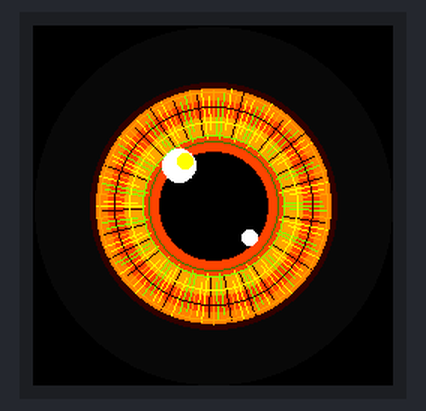
Bench run of a sketch on a simulated ESP32-C3. Shown: 240×240 colour display. Random numbers use the default seed unless the sketch sets one; what the sketch prints to the serial monitor is not drawn.

Above: at 0.7 s.
At 4.55 s:
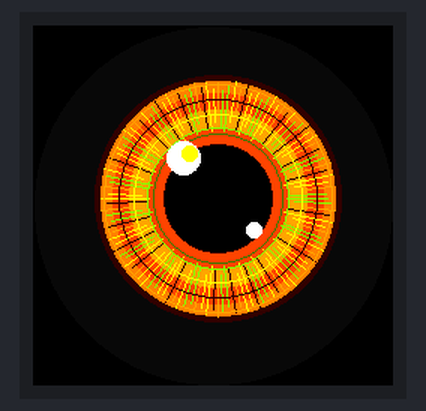
At 8.39 s:
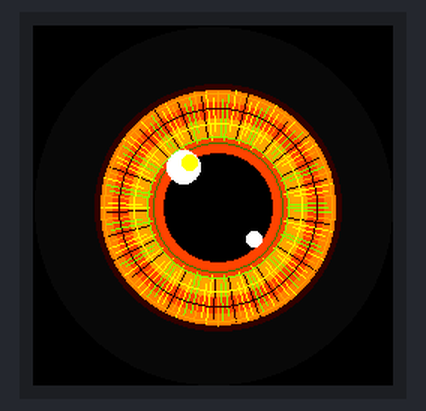
At 16.28 s:
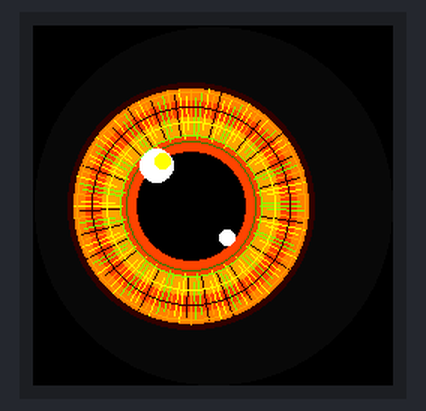
At 31.1 s:
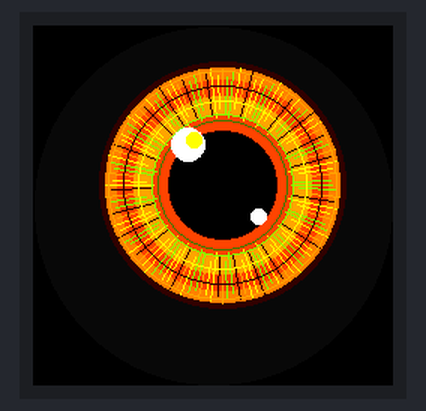
At 31.74 s:
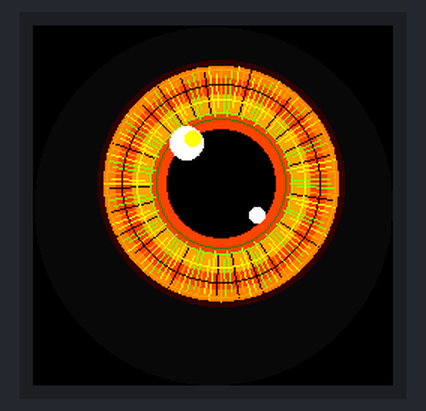

The sketch:

Halloween_MASTER_ESPNOW.ino
```cpp
#include <Arduino_GFX_Library.h>
#include <math.h>
#include <string.h>

#include <WiFi.h>
#include <esp_now.h>
#include <esp_wifi.h>
#include <esp_arduino_version.h>

#define ESPNOW_CHANNEL 1

typedef struct __attribute__((packed)) {
  uint32_t seq;
  float pupilX;
  float pupilY;
  float openness;
} EyePacket;


// ESP32-C3 Super Mini + GC9A01 240x240
// Realistic blue eye: almond-shaped sclera, iris texture, eyelids and smooth motion.
// Uses a full-frame canvas to reduce visible flicker.

#define TFT_SCK   4
#define TFT_MOSI  6
#define TFT_CS    7
#define TFT_DC    2
#define TFT_RST   3

Arduino_DataBus *bus = new Arduino_ESP32SPI(
  TFT_DC, TFT_CS, TFT_SCK, TFT_MOSI, GFX_NOT_DEFINED, FSPI
);
Arduino_GC9A01 *panel = new Arduino_GC9A01(bus, TFT_RST, 0, true);
Arduino_Canvas *gfx = new Arduino_Canvas(240, 240, panel);

#define BLACK       0x0000
#define WHITE       0xFFFF
#define OFFWHITE    0xFFDF
#define SCLERA      0xF7DE
#define REDVEIN     0xE8A8
#define DARKRED     0xA8A4
#define SKIN        0xD3AA
#define SKINLIGHT   0xF5D2
#define SKINDARK    0x8A45
#define LASH        0x2104
#define IRISDARK    0x3000
#define IRISBLUE    0xFC00
#define BLUE        0xFA20
#define CYAN        0xFD20
#define PALEBLUE    0xFFE0
#define GOLD        0x87E0
#define DARKGOLD    0x43A0

const int CX = 120;
const int CY = 120;

float pupilX = 0, pupilY = 0;
float targetX = 0, targetY = 0;
unsigned long nextLook = 0, nextBlink = 0, blinkStart = 0;
bool blinking = false;

float smoothStep(float a, float b, float t) {
  return a + (b - a) * t;
}

// Eye-opening half width at a given y. Almond-shaped, with pointed corners.
int eyeHalfWidth(float y, float halfH, float halfW) {
  float n = fabsf(y / halfH);
  if (n >= 1.0f) return 0;
  float taper = sqrtf(1.0f - n * n);
  // Sharper at the corners, fuller through the middle.
  return (int)(halfW * taper * (0.28f + 0.72f * (1.0f - n)));
}

bool insideEye(int x, int y, int halfH, int halfW) {
  int hw = eyeHalfWidth((float)y, (float)halfH, (float)halfW);
  return abs(x) <= hw;
}

void drawEyeShape(int halfH, int halfW, uint16_t color) {
  for (int y = -halfH; y <= halfH; y++) {
    int hw = eyeHalfWidth((float)y, (float)halfH, (float)halfW);
    if (hw > 0) gfx->drawFastHLine(CX - hw, CY + y, hw * 2 + 1, color);
  }
}

void drawCurvedLid(int halfH, int halfW, uint16_t color, int thickness) {
  for (int t = 0; t < thickness; t++) {
    int hh = halfH + t;
    int hw = halfW + t / 2;
    int px = CX - hw, py = CY;
    for (int x = -hw; x <= hw; x++) {
      float n = (float)x / (float)hw;
      int y = (int)(-hh * sqrtf(fmaxf(0.0f, 1.0f - n*n)) * 0.64f);
      int sx = CX + x, sy = CY + y;
      if (x != -hw) gfx->drawLine(px, py, sx, sy, color);
      px = sx; py = sy;
    }
  }
}

void drawLowerLid(int halfH, int halfW, uint16_t color, int thickness) {
  for (int t = 0; t < thickness; t++) {
    int hh = halfH + t;
    int hw = halfW + t / 2;
    int px = CX - hw, py = CY;
    for (int x = -hw; x <= hw; x++) {
      float n = (float)x / (float)hw;
      int y = (int)(hh * sqrtf(fmaxf(0.0f, 1.0f - n*n)) * 0.64f);
      int sx = CX + x, sy = CY + y;
      if (x != -hw) gfx->drawLine(px, py, sx, sy, color);
      px = sx; py = sy;
    }
  }
}

void drawIris(int ix, int iy) {
  // Iris scaled down to stay inside the circular display while allowing gaze movement.
  gfx->fillCircle(ix, iy, 82, IRISDARK);
  gfx->fillCircle(ix, iy, 78, IRISBLUE);
  gfx->fillCircle(ix, iy, 70, BLUE);
  gfx->fillCircle(ix, iy, 59, CYAN);
  gfx->fillCircle(ix, iy, 47, BLUE);

  // Dense Halloween radial fibers: orange ember tones with toxic-green accents.
  for (int a = 0; a < 360; a += 3) {
    float r = a * PI / 180.0f;
    int inner = 46 + (a % 4) * 2;
    int outer = 73 + (a % 7);
    uint16_t c;
    if ((a % 21) < 4) c = GOLD;
    else if ((a % 12) < 4) c = PALEBLUE;
    else if ((a % 6) < 3) c = CYAN;
    else c = IRISDARK;
    int x1 = ix + (int)(inner * cosf(r));
    int y1 = iy + (int)(inner * sinf(r));
    int x2 = ix + (int)(outer * cosf(r));
    int y2 = iy + (int)(outer * sinf(r));
    gfx->drawLine(x1, y1, x2, y2, c);
  }

  // Multiple fine concentric rings add depth and a natural iris texture.
  gfx->drawCircle(ix, iy, 76, CYAN);
  gfx->drawCircle(ix, iy, 66, IRISDARK);
  gfx->drawCircle(ix, iy, 56, PALEBLUE);
  gfx->drawCircle(ix, iy, 47, GOLD);
  gfx->drawCircle(ix, iy, 43, DARKGOLD);

  // Enlarged pupil, kept central and glossy.
  gfx->fillCircle(ix, iy, 36, BLACK);
  gfx->drawCircle(ix, iy, 36, IRISDARK);

  // Catchlights on the iris/pupil.
  gfx->fillCircle(ix - 23, iy - 27, 11, WHITE);
  gfx->fillCircle(ix - 19, iy - 30, 5, PALEBLUE);
  gfx->fillCircle(ix + 24, iy + 21, 5, WHITE);
}

void drawEye(float px, float py, float openness) {
  gfx->fillScreen(BLACK);

  // Slightly offset iris movement, limited so it stays inside the round display.
  int ix = CX + (int)(px * 0.75f);
  int iy = CY + (int)(py * 0.65f);

  // Dark circular background and safe margin around the iris.
  gfx->fillCircle(CX, CY, 119, 0x0841);
  drawIris(ix, iy);

  // Blink with a black shutter only: no skin/cream-colored eyelid.
  // Two black panels slide toward the center and then reopen.
  if (openness < 0.98f) {
    int coverH = (int)((1.0f - openness) * 120.0f);
    if (coverH > 0) {
      gfx->fillRect(0, 0, 240, coverH, BLACK);
      gfx->fillRect(0, 240 - coverH, 240, coverH, BLACK);
    }
    if (openness < 0.18f) {
      gfx->fillRect(0, 0, 240, 240, BLACK);
    }
  }

  gfx->flush();
}


volatile uint32_t radioSuccessCount = 0;
volatile uint32_t radioFailCount = 0;

#if ESP_ARDUINO_VERSION_MAJOR >= 3
void onDataSent(const wifi_tx_info_t *tx_info, esp_now_send_status_t status) {
#else
void onDataSent(const uint8_t *mac_addr, esp_now_send_status_t status) {
#endif
  if (status == ESP_NOW_SEND_SUCCESS) radioSuccessCount++;
  else radioFailCount++;
}

void setup() {
  Serial.begin(115200);
  delay(300);
  Serial.println("Halloween EYE MASTER - ESP-NOW");

  panel->begin();
  panel->fillScreen(BLACK);

  if (!gfx->begin()) {
    while (true) delay(1000);
  }

  randomSeed(micros());
  nextLook = millis() + 900;
  nextBlink = millis() + 2300;
  drawEye(0, 0, 1.0f);

  // Start ESP-NOW only AFTER the display canvas has initialized.
  WiFi.mode(WIFI_STA);
  WiFi.setSleep(false);
  esp_wifi_set_channel(ESPNOW_CHANNEL, WIFI_SECOND_CHAN_NONE);

  if (esp_now_init() == ESP_OK) {
    esp_now_register_send_cb(onDataSent);
    esp_now_peer_info_t peerInfo = {};
    const uint8_t slaveMac[6] = {0xD4, 0x05, 0x92, 0xE7, 0xCB, 0x84};
    memcpy(peerInfo.peer_addr, slaveMac, 6); // exact SLAVE MAC
    peerInfo.channel = ESPNOW_CHANNEL;
    peerInfo.ifidx = WIFI_IF_STA;
    peerInfo.encrypt = false;
    if (esp_now_add_peer(&peerInfo) == ESP_OK) {
      Serial.println("ESP-NOW MASTER READY - unicast to D4:05:92:E7:CB:84");
    } else {
      Serial.println("ESP-NOW peer add FAILED");
    }
  } else {
    Serial.println("ESP-NOW init FAILED");
  }
}

const uint8_t slaveAddress[6] = {0xD4, 0x05, 0x92, 0xE7, 0xCB, 0x84};

uint32_t packetSequence = 0;
uint32_t sendOkCount = 0;
uint32_t sendFailCount = 0;
unsigned long lastStatsPrint = 0;

void loop() {
  unsigned long now = millis();

  if (now >= nextLook && !blinking) {
    targetX = random(-42, 43);
    targetY = random(-30, 31);
    nextLook = now + random(450, 1400);
  }

  if (!blinking && now >= nextBlink) {
    blinking = true;
    blinkStart = now;
  }

  float openness = 1.0f;
  if (blinking) {
    unsigned long elapsed = now - blinkStart;
    if (elapsed < 130) {
      openness = 1.0f - (float)elapsed / 130.0f;
    } else if (elapsed < 260) {
      openness = (float)(elapsed - 130) / 130.0f;
    } else {
      blinking = false;
      nextBlink = now + random(2200, 5200);
    }
  }

  pupilX = smoothStep(pupilX, targetX, 0.22f);
  pupilY = smoothStep(pupilY, targetY, 0.22f);

  drawEye(pupilX, pupilY, openness);

  EyePacket packet;
  packet.seq = ++packetSequence;
  packet.pupilX = pupilX;
  packet.pupilY = pupilY;
  packet.openness = openness;
  esp_err_t sendResult = esp_now_send(slaveAddress, (const uint8_t *)&packet, sizeof(packet)); // unicast to SLAVE MAC
  if (sendResult == ESP_OK) sendOkCount++;
  else {
    sendFailCount++;
    Serial.print("ESP-NOW send error: ");
    Serial.print((int)sendResult);
    Serial.print(" (");
    Serial.print(esp_err_to_name(sendResult));
    Serial.println(")");
  }

  if (now - lastStatsPrint >= 1000) {
    lastStatsPrint = now;
    Serial.print("TX seq="); Serial.print(packetSequence);
    Serial.print(" queued_OK="); Serial.print(sendOkCount);
    Serial.print(" queue_errors="); Serial.print(sendFailCount);
    Serial.print(" radio_OK="); Serial.print((uint32_t)radioSuccessCount);
    Serial.print(" radio_FAIL="); Serial.println((uint32_t)radioFailCount);
  }

  delay(40);
}
```

Measured:
- what the display in image 0 shows lasts 1.0 s, from 0.7 s to 1.7 s
- what the display in image 4 shows lasts 0.4 s, from 30.9 s to 31.3 s
